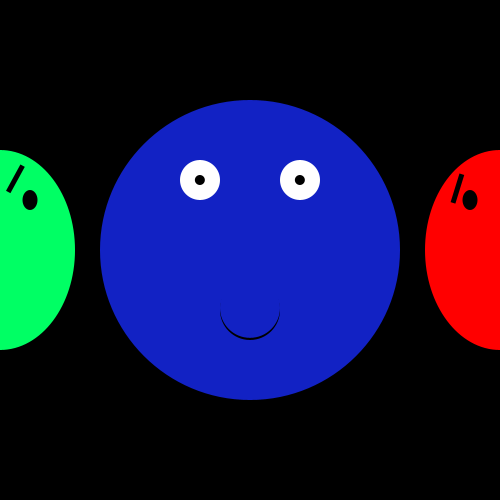
Frame 1 (no input)
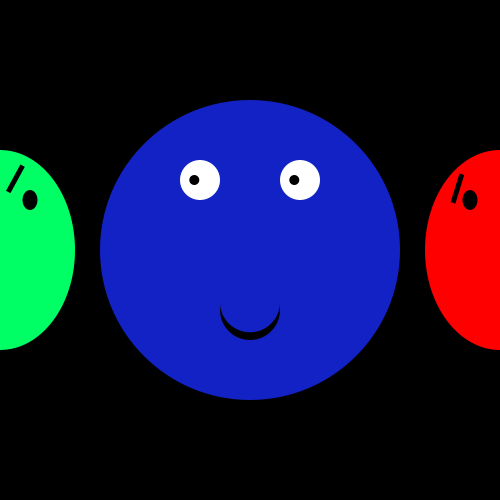
Frame 60 (the mouse pressed at the canvas centre just before this capture)
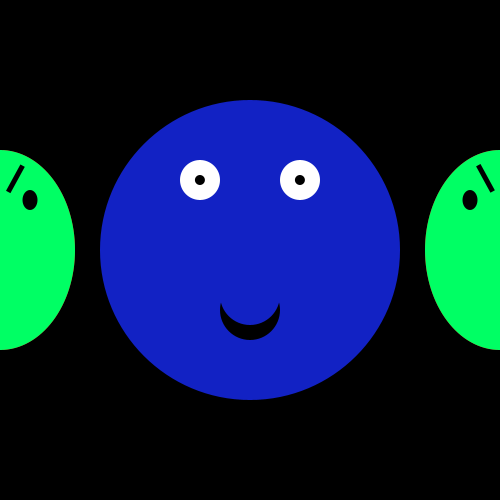
Frame 120 (the mouse held since frame 60 and released just before this capture)

The Processing sketch that drew these frames (run headless with seeded random() and noise(); from frame 60 on, the mouse is pressed at the canvas centre):

// Processing sketch: processing_173090
// ── processing_173090.pde

float index = 0;

void setup()
{
  size(500, 500);
}

void draw()
{
  background(0);

  float my_sin = sin(index);

  float pos = map (my_sin, -1, 1, -255, width/2);

  if (mouseX < 166)

  {

    index += 0.1;

    noStroke();

    fill(18, 34, 196);
    translate(width/2, height/2);
    ellipse(0, 0, 300, 300);
    fill(255);
    ellipse(50, -70, 40, 40);
    ellipse(-50, -70, 40, 40);
    fill(0);
    ellipse(50+pos/17, -70, 10, 10);
    ellipse(-50+pos/17, -70, 10, 10);
    ellipse(0, 60, 60, 60);
    fill(18, 34, 196);
    ellipse(0, 58+pos/17, 60, 60);
    fill(0, 255, 100);
    ellipse(-250, 0, 150, 200);
    fill(0);
    ellipse(-220, -50, 15, 20);
    pushMatrix();
    rectMode(CENTER);
    rotate(0.5);
    rect(-240, 50, 5, 30);

    popMatrix();

    fill(255, 0, 0);
    ellipse(250, 0, 150, 200);


    fill(0);
    ellipse(220, -50, 15, 20);
    pushMatrix();
    rectMode(CENTER);

    rotate(0.3);
    rect(180, -120, 5, 30);

    popMatrix();
  }





  if (mouseX < 332 && mouseX > 166)


  {

    index += 0.1;

    noStroke();

    fill(18, 34, 196);
    translate(width/2, height/2);
    ellipse(0, 0, 300, 300);
    fill(255);
    ellipse(50, -70, 40, 40);
    ellipse(-50, -70, 40, 40);
    fill(0);
    ellipse(50+pos/100/17, -70, 10, 10);
    ellipse(-50+pos/100/17, -70, 10, 10);
    ellipse(0, 60, 60, 60);
    fill(18, 34, 196);

    fill(255, 0, 0);
    ellipse(-250, 0, 150, 200);
    fill(0);                           //-----
    ellipse(-220, -50, 15, 20);
    pushMatrix();
    rectMode(CENTER);
    rotate(-0.5);
    rect(-155, -165, 5, 30);

    popMatrix();

    fill(255, 0, 0);
    ellipse(250, 0, 150, 200);


    fill(0);
    ellipse(220, -50, 15, 20);
    pushMatrix();
    rectMode(CENTER);

    rotate(0.3);
    rect(180, -120, 5, 30);

    popMatrix();
  }

  if (mouseX > 332)


  {

    index += 0.1;

    noStroke();

    fill(18, 34, 196);
    translate(width/2, height/2);
    ellipse(0, 0, 300, 300);
    fill(255);
    ellipse(50, -70, 40, 40);
    ellipse(-50, -70, 40, 40);
    fill(0);
    ellipse(50+pos/17, -70, 10, 10);
    ellipse(-50+pos/17, -70, 10, 10);
    ellipse(0, 60, 60, 60);
    fill(18, 34, 196);

    ellipse(0, 58-pos/17, 60, 60);
    fill(255, 0, 0);
    ellipse(-250, 0, 150, 200);
    fill(0);                           //-----
    ellipse(-220, -50, 15, 20);
    pushMatrix();
    rectMode(CENTER);
    rotate(-0.5);
    rect(-155, -165, 5, 30);

    popMatrix();

    fill(0, 255, 100);
    ellipse(250, 0, 150, 200);


    fill(0);
    ellipse(220, -50, 15, 20);
    pushMatrix();
    rectMode(CENTER);

    rotate(-0.5);
    rect(241, 50, 5, 30);

    popMatrix();
  }
  
  if (mousePressed && mouseX < 332 && mouseX > 166)

{ 
   
pushMatrix();

    fill(0, 255, 100);
    ellipse(250, 0, 150, 200);


    fill(0);
    ellipse(220, -50, 15, 20);
   
    rectMode(CENTER);

    rotate(-0.5);
    rect(241, 50, 5, 30);

    popMatrix(); 
    
    fill(0, 255, 100);
    ellipse(-250, 0, 150, 200);
    fill(0);
    ellipse(-220, -50, 15, 20);
    pushMatrix();
    rectMode(CENTER);
    rotate(0.5);
    rect(-240, 50, 5, 30);

    popMatrix();
    
    fill(18, 34, 196);

    ellipse(0, 45, 60, 60);
    
    
    

  
}
}
